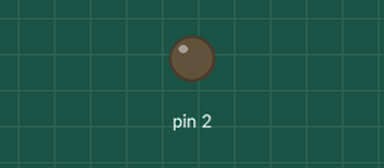
A sketch run on a simulated Arduino Uno, built with avr-gcc and run on an emulated ATmega328P. On the bench: output pins drawn as LEDs (lit = HIGH).

Above: at 2.5 s.
At 7.5 s:
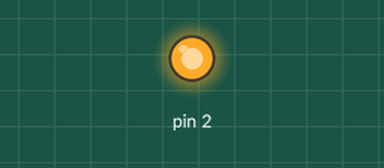
Timing chart, 0 to 13.0 s (numbered marks = the images above):
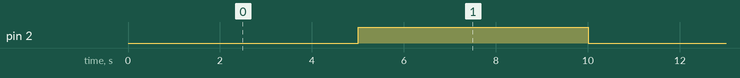

The sketch:

Transistor_PNP.ino
```cpp
void setup() {
  pinMode(2, OUTPUT);
}

void loop() {
  digitalWrite(2, LOW);  // Encender LED
  delay(5000);
  digitalWrite(2, HIGH); // Apagar LED
  delay(5000);
}
```

Measured:
- by itself, pin 2: alternates HIGH for 5.0 s and LOW for 5.0 s
